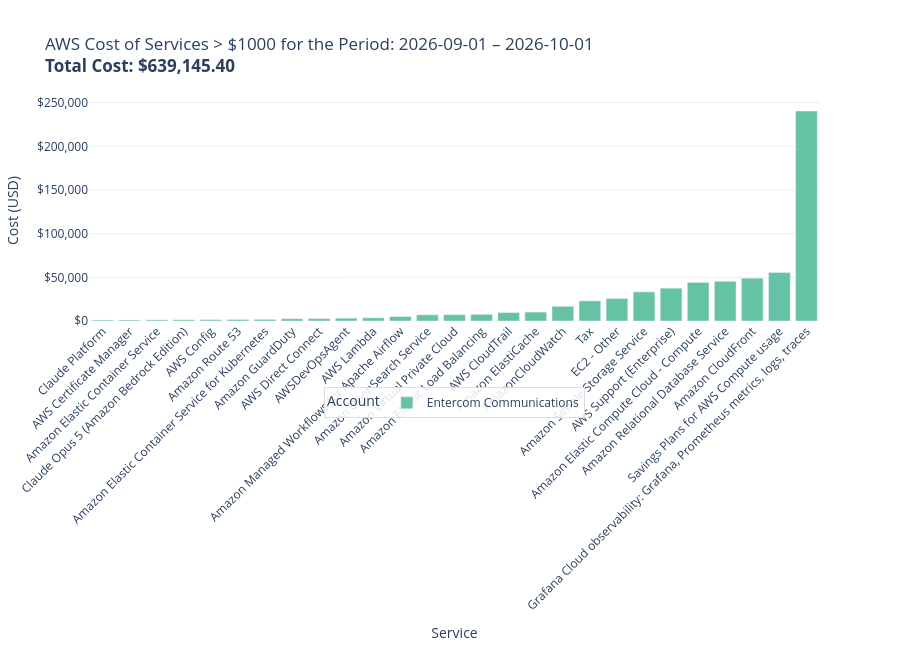

Notebook code cell kept with this figure:
### Code cell
t = services_df["Total"].sum()
fig_services_period = px.bar(
    services_df.reset_index(),
    x="Service", y="Total", color="Name",
    title=f"AWS Cost of Services > $1000 for the Period: {reportStart} – {reportEnd}<br><b>Total Cost: ${t:,.2f}</b>",
    labels={"Total": "Cost (USD)", "Name": "Account"},
    height=650,
    color_discrete_sequence=px.colors.qualitative.Set2,
)
fig_services_period.update_layout(
    plot_bgcolor="white",
    paper_bgcolor="white",
    xaxis=dict(tickangle=-45, showgrid=False, automargin=True),
    yaxis=dict(tickformat="$,.0f", showgrid=True, gridcolor="#EEEEEE", zeroline=False),
    margin=dict(b=160),
    legend=dict(
        title="Account",
        orientation="h",
        x=0.5, xanchor="center",
        y=-0.30, yanchor="top",
        bgcolor="rgba(255,255,255,0.85)",
        bordercolor="#DDDDDD",
        borderwidth=1,
    ),
)
_report_figures["Services Cost by Period"] = fig_services_period
fig_services_period.show()

### Figure 1 — Plotly figure (JSON) as saved in the notebook; plotly's stock layout.template omitted (floating-point values rounded to 4 significant figures)
{"data": [{"hovertemplate": "Account=Entercom Communications<br>Service=%{x}<br>Cost (USD)=%{y}<extra></extra>", "legendgroup": "Entercom Communications", "marker": {"color": "rgb(102,194,165)", "pattern": {"shape": ""}}, "name": "Entercom Communications", "orientation": "v", "showlegend": true, "textposition": "auto", "type": "bar", "x": ["Claude Platform", "AWS Certificate Manager", "Amazon Elastic Container Service", "Claude Opus 5 (Amazon Bedrock Edition)", "AWS Config", "Amazon Route 53", "Amazon Elastic Container Service for Kubernetes", "Amazon GuardDuty", "AWS Direct Connect", "AWSDevOpsAgent", "AWS Lambda", "Amazon Managed Workflows for Apache Airflow", "Amazon OpenSearch Service", "Amazon Virtual Private Cloud", "Amazon Elastic Load Balancing", "AWS CloudTrail", "Amazon ElastiCache", "AmazonCloudWatch", "Tax", "EC2 - Other", "Amazon Simple Storage Service", "AWS Support (Enterprise)", "Amazon Elastic Compute Cloud - Compute", "Amazon Relational Database Service", "Amazon CloudFront", "Savings Plans for AWS Compute usage", "Grafana Cloud observability: Grafana, Prometheus metrics, logs, traces"], "xaxis": "x", "y": [1053.0, 1074.0, 1209.0, 1323.0, 1405.0, 1658.0, 1799.0, 2511.0, 2706.0, 3241.0, 3658.0, 5066.0, 7056.0, 7170.0, 7568.0, 9634.0, 10190.0, 16740.0, 23050.0, 25740.0, 33300.0, 37570.0, 44180.0, 45390.0, 48990.0, 55500.0, 240400.0], "yaxis": "y"}], "layout": {"barmode": "relative", "height": 650, "legend": {"bgcolor": "rgba(255,255,255,0.85)", "bordercolor": "#DDDDDD", "borderwidth": 1, "orientation": "h", "title": {"text": "Account"}, "tracegroupgap": 0, "x": 0.5, "xanchor": "center", "y": -0.3, "yanchor": "top"}, "margin": {"b": 160}, "paper_bgcolor": "white", "plot_bgcolor": "white", "title": {"text": "AWS Cost of Services > $1000 for the Period: 2026-09-01 – 2026-10-01<br><b>Total Cost: $639,145.40</b>"}, "xaxis": {"anchor": "y", "automargin": true, "domain": [0, 1], "showgrid": false, "tickangle": -45, "title": {"text": "Service"}}, "yaxis": {"anchor": "x", "domain": [0, 1], "gridcolor": "#EEEEEE", "showgrid": true, "tickformat": "$,.0f", "title": {"text": "Cost (USD)"}, "zeroline": false}}}
